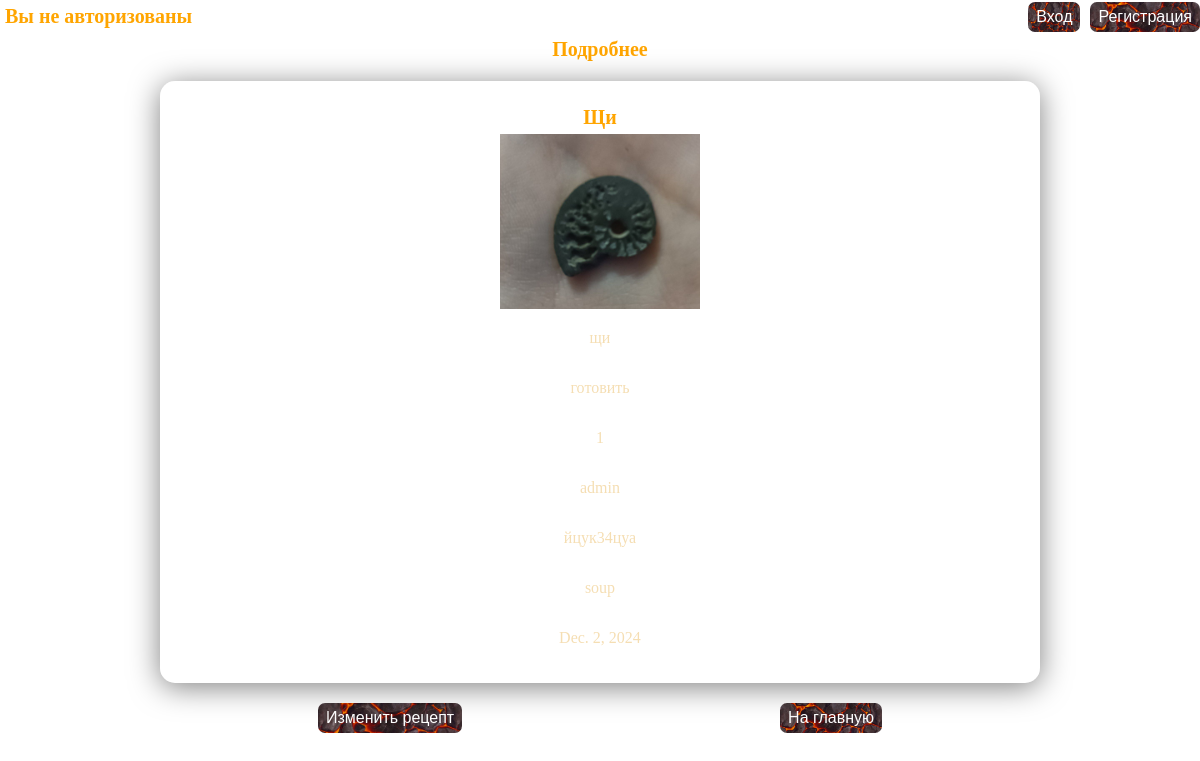
/detail_recipe/1/, run on the app's committed database.
### recipe/models.py (models this page shows, shortened)
class Recipe(models.Model):
    name = models.CharField(max_length=150, blank=False, null=False, unique=True, verbose_name='Название блюда')
    description = models.TextField(max_length=2000, blank=False, null=False, verbose_name='Описание блюда')
    steps = models.TextField(max_length=5000, blank=False, null=False, verbose_name='Шаги приготовления блюда')
    time = models.CharField(max_length=60, blank=False, null=False, verbose_name='Время приготовления блюда')
    image = models.ImageField(upload_to=create_path_to_upload, blank=False, null=False, verbose_name='Изображение блюда')
    author = models.ForeignKey(to=User, on_delete=models.SET_DEFAULT, default=1, related_name='recipes',
                               related_query_name='recipe')
    ingredients = models.TextField(max_length=2000, blank=False, null=False, verbose_name='Ингридиенты')
    category = models.ForeignKey(to='Category', on_delete=models.SET_NULL, null=True, related_name='recipes',
                                 related_query_name='recipe')
    date_create = models.DateField(auto_now_add=True, verbose_name='Дата добавления')
    def __str__(self):
        return self.name
    class Meta:
        verbose_name = 'Рецепт'
        verbose_name_plural = 'Рецепты'

class Category(models.Model):
    name = models.CharField(max_length=150, blank=False, null=False, unique=True, verbose_name='Название категории')
    description = models.TextField(max_length=1000, blank=False, null=False, verbose_name='Описание категории')
    def __str__(self):
        return self.name
    class Meta:
        verbose_name = 'Категория'
        verbose_name_plural = 'Категории'

### recipe/views.py (the view)
# urls.py: path("detail_recipe/<int:pk>/", DetailRecipeView.as_view(), name="detail_recipe"),
class DetailRecipeView(DetailView):
    template_name = 'recipe/detail_recipe.html'
    queryset = Recipe.objects.select_related('category')

### recipe/templates/recipe/detail_recipe.html (shortened to what this page needs)
{% extends 'recipe/base.html' %}
    {% block body %}
<div>
    <h1 class="menu_text">Подробнее</h1>
</div>
<div class="transparent-blur-box">
        <h1 class="menu_text">{{object}}</h1>
    <div>
        <img class="img_size" src="{{ object.image.url }}" alt="{{ object.image.url }}">
    </div>
<p>{{object.description}}</p>
<p>{{object.steps}}</p>
<p>{{object.time}}</p>
<p>{{object.author}}</p>
<p>{{object.ingredients}}</p>
<p>{{object.category}}</p>
<p>{{object.date_create}}</p>
</div>
<div class="div_center">
    <button><a class="button" href="{% url 'recipe:update_recipe' object.pk %}">Изменить рецепт</a></button>
    <button><a class="button" href="{% url 'recipe:index' %}">На главную</a></button>
</div>
{% endblock %}

### data on the page
Recipe: name "Щи", image (picture), description "щи", steps "готовить", time "1", author "admin", ingredients "йцук34цуа", category "soup", date_create "Dec. 2, 2024"
